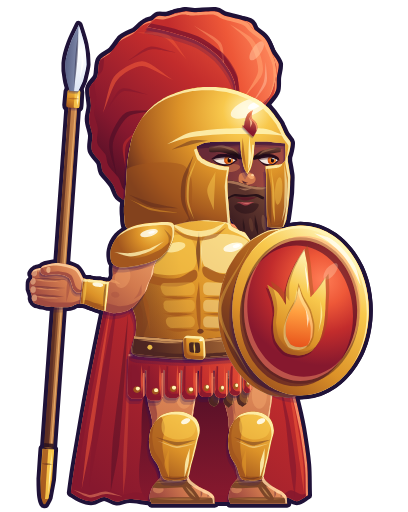

The script that saved this image:
# Bérold (knights-1, feu, commun, protecteur) redessiné en VECTORIEL lisse, dans le style moderne de l'interface
# (refonte de tous les héros, décision du propriétaire du 26/11/2026, sur le modèle validé de Kael : ../kael/kael.py).
#
#   python3 refonte-graphique/ui-moderne/heros/berold/berold.py      # → berold.svg + images 512 et 160 px de haut
#
# Même personnage que le pixel art (refonte-graphique/pixel/hd/berold.txt) : un hoplite grec, discipliné et dur, en
# garde solide derrière son bouclier, trois quarts vers la droite, pieds à plat bien sous le corps.
# Casque corinthien d'or (bol rond, arête de sourcil qui file vers la tempe, garde-nuque évasé, couvre-joues, nasal,
# petite flamme d'émail rouge sur le front) surmonté d'un grand cimier de crin rouge en éventail (deux grosses mèches,
# claire devant, sombre derrière, la queue retombe contre le garde-nuque). Dans l'ouverture en T : sourcils noirs
# froncés en V, yeux braise féroces (le lointain plus étroit, en partie caché derrière le nasal), bout du nez sous le
# nasal, moustache, bouche fermée et dure, barbe courte et brune qui sort sous les couvre-joues.
# Cuirasse musclée d'or (pectoraux, sillon du sternum, abdominaux, obliques, nombril, col roulé), ceinture de cuir à
# boucle d'or, jupe de languettes de cuir rouge (rivets d'or, pointes de cuir brun dessous), cuisses nues, jambières
# d'or (genou en dôme, mollet, reflet du tibia), sandales. Bras droit (proche) nu et musclé, brassard d'or, le poing
# serre la longue lance (fer en feuille d'acier, bague d'or, hampe de bois, talon de bronze posé au sol) ; bras gauche
# caché derrière le grand bouclier rond (bord d'or, face rouge bombée, soleil d'or couronné de trois flammes). Grande
# cape rouge derrière lui.
#
# Coordonnées = pixels du dessin pixel art (même toile : le point « sol » (64, 116) est le même), pour se poser au même
# endroit dans le jeu. Une seule lumière, en haut à droite ; un seul contour (atelier.py) ; le bras proche est d'un
# seul tenant (épaule ronde → coude → poignet), le brassard cache le raccord du poing ; ce qui entoure (ceinture,
# brassard) est découpé DANS la forme qu'il entoure.
import math
import os
import subprocess
import sys

HERE = os.path.dirname(os.path.abspath(__file__))
sys.path.insert(0, HERE)
sys.path.insert(0, os.path.join(HERE, '..'))
from atelier import Figure, Mat, sm, limb, ribbon, xf, ellipse, rpoly, mchain, mT, mR, mS, mskx, mapp  # noqa: E402
from lib import Shape  # noqa: E402
from visage import placer  # noqa: E402
from outils import (rot, add, lerp, matmix, body_limb, ik, Seg, poly_of, geom_shape, fuse, clip)  # noqa: E402

ROOT = os.path.abspath(os.path.join(HERE, '..', '..', '..', '..'))
ID_JEU = 'knights-1'

# ---------- matières (tons du pixel art, passés à la gamme de l'interface : lumières chaudes, ombres violettes) ----------
SKIN = Mat('#ffd2a0', '#f2a66c', '#d27a4e', '#a04a40', '#682a36')
GOLD = Mat('#fff4b6', '#f8c84c', '#dc9228', '#a2561e', '#5e2a1e', glint='#fffdf0')
RED = Mat('#ff9c6c', '#ee5838', '#c22c2c', '#86182e', '#4a0e26')
LEATHER = Mat('#e0a464', '#ac6e3a', '#7c4628', '#4e2622', '#2c1420')
WOOD = Mat('#f0b874', '#c4824a', '#8e5230', '#5c2e24', '#2e1620')
STEEL = Mat('#ffffff', '#dce4f4', '#9aa6c4', '#5a6286', '#2c2c4a', glint='#ffffff')
BEARD = Mat('#b47e5c', '#84523a', '#5a322c', '#37191e', '#1e0c14')
EYE_W, IRIS, IRIS_D, PUPIL = '#f2e8de', '#ff8a24', '#c2460e', '#1c0a12'
LAVA = ['#fffbe4', '#ffe68a', '#ffb43a', '#f2701a', '#cc3a12', '#8a1a10']
GOLD_HOT = Mat('#ffffff', '#fffbe0', '#ffe68a', '#ffb43a', '#e0661a', glint='#ffffff')
STEEL_HOT = Mat('#ffffff', '#fffbe4', '#ffd46a', '#f2701a', '#a8260e', glint='#ffffff')

# Le visage (méthode commune ../visage.py) : la boîte de la face (sans le casque), dans le repère du pixel art AVANT
# l'agrandissement ×1,1 de la tête ; placer(BOITE) donne les places des yeux, du nez et de la bouche, sur lesquelles
# les traits sont construits (le casque corinthien n'en montre que l'ouverture en T).
BOITE = (57.0, 20.85, 80.9, 48.85)
GRD = 116.0
FEET = (64.0, 116.0)
FRAME = (14.0, -5.0, 98.0, 123.0)

# ---------- le squelette ----------
# Une pose = ces réglages ; REST est la pose du dessin (pixels du dessin, degrés, y vers le bas).
#   breath : souffle 0..1 ; crouch : il se tasse sur ses genoux (pieds au sol) ; lean : il se penche en avant (+) ;
#   head / tilt : la tête ; ct : le haut du cimier se balance ; cq : la queue du cimier ; cpl / cpr : les pans de la
#   cape (gauche, droite) ; pg : la jupe de languettes se balance ; blink : yeux fermés ; cri : la bouche s'ouvre ;
#   G : le point de prise (le milieu du poing) ; ang : où pointe la lance (degrés, −90 = droit vers le haut) ;
#   gd : la prise, en pixels depuis le talon ; grip : le poing (0 : lance droite, poignet à droite ; 1 : lance à
#   l'horizontale, poignet derrière) ; behind : la lance passe derrière la tête et le cimier ; stretch : la lance
#   s'allonge par la vitesse ; hot : la pointe rougeoie (0..2) ;
#   sh : le bouclier se déplace ; srot : il penche ; shot : l'emblème chauffe (0..3).
NS0 = (46.6, 55.4)                       # l'épaule proche
NL1, NL2 = 11.0, 9.2                     # bras, avant-bras
FS0 = (75.2, 56.4)                       # l'épaule lointaine (cachée)
HIP = (60.0, 84.0)                       # le pivot du buste
NECK = (64.0, 49.0)                      # le pivot (et le centre d'agrandissement) de la tête
C0 = (86.2, 69.6)                        # le milieu de la face du bouclier
SRX, SRY, DEPTH = 16.4, 20.4, 3.4        # ses demi-axes, l'épaisseur vue sur la gauche
G0 = (28.4, 64.0)                        # le point de prise, au repos
ANG0 = -85.9                             # la lance penchée vers l'avant (1 pixel tous les 14 rangs)
SPEAR_L = 115.4                          # sa longueur
GD0 = 52.2                               # la prise, depuis le talon (le talon touche le sol)

REST = dict(breath=0.0, crouch=0.0, lean=0.0, head=(0.0, 0.0), tilt=0.0, ct=0.0, cq=0.0, cpl=0.0, cpr=0.0, pg=0.0,
            blink=0.0, cri=0.0, G=G0, ang=ANG0, gd=GD0, grip=0.0, behind=False, stretch=0.0, hot=0.0,
            sh=(0.0, 0.0), srot=0.0, shot=0.0, ph=0.0)


def unit(deg):
    a = math.radians(deg)
    return (math.cos(a), math.sin(a))


def build(ow=0.95, pose=None, fx=None, frame=FRAME):
    P = dict(REST, **(pose or {}))
    fig = Figure(*frame, ow=ow)

    # ---- le squelette : une matrice par groupe de morceaux ----
    dyb = P['crouch'] * 0.85
    U = mchain(mT(P['lean'] * 0.35, dyb), mR(P['lean'] * 1.1, *HIP))
    br = P['breath']
    UC = mchain(U, mT(0, -0.55 * br))
    TOR = mchain(U, mS(1, 1 + 0.014 * br, 60, 80))
    HEAD = mchain(UC, mT(*P['head']), mR(P['tilt'], 64, 46), mS(1.1, 1.1, *NECK))
    LEG = mS(1, 1 - dyb / 26.5, 0, 110.6)
    SKIRT = mchain(U, mskx(-0.07 * P['pg'], 79))

    # ======================================================================== la cape (derrière tout)
    cape(fig, P, U)

    # ======================================================================== la lance, quand elle passe derrière
    if P['behind']:
        spear(fig, P, ['cape'])

    # ======================================================================== le cimier (derrière le casque)
    crest(fig, P)

    # ======================================================================== le bras lointain (il tient le bouclier)
    C = shield_center(P, U)
    far_arm(fig, P, UC, C)

    # ======================================================================== les jambes
    legs(fig, P, LEG)

    # ======================================================================== la jupe de languettes
    skirt(fig, P)

    # ======================================================================== le cou, la cuirasse, la ceinture
    neck = sm([(57.6, 38.0), (66.6, 38.0), (67.6, 44.0), (68.4, 51.0), (56.4, 51.0), (56.6, 44.0)])
    fig.part('neck', neck, SKIN, cel=1.2, rim=0.4, cast=0,
             details=[(neck, ('lin', 62, 46, 62, 51, [(0, SKIN.deep, 0.75), (1, SKIN.shadow, 0.2)]), 1)])
    torso_ = cuirass(fig, P)
    belt(fig, P, torso_)

    # ======================================================================== la tête (casque, visage, barbe)
    head(fig, P)

    # ======================================================================== le bouclier
    shield(fig, P, C)

    # ======================================================================== la lance devant, puis le bras proche
    if not P['behind']:
        spear(fig, P, None)
    S = mapp(UC, NS0)
    near_arm(fig, P, S)

    # ---- chaque groupe de morceaux prend sa pose ----
    heads = ['face', 'beard', 'helmet', 'enamel', 'crestB', 'crestF']
    fig.pose(heads, HEAD)
    fig.pose(['torso', 'neck'], TOR)
    fig.pose(['belt', 'buckle'], U)
    fig.pose(['skirt', 'tabs'], SKIRT)
    fig.pose(['nleg', 'fleg', 'ngreave', 'fgreave'], LEG)
    fig.ctx = dict(_LAST)
    fig.ctx.update(U=U, UC=UC, HEAD=HEAD, P=P, shield=C, head=mapp(HEAD, (74, 34)), chest=mapp(TOR, (60, 64)))
    if fx:
        for f_ in fx:
            f_(fig, fig.ctx)
    return fig


_LAST = {}


# ======================================================================== la cape
def cape(fig, P, U):
    """La grande cape rouge qui tombe des épaules derrière lui : on la voit à gauche (derrière le bras et la jambe
    proches), entre les jambes (son revers, dans l'ombre) et à droite (derrière la jambe lointaine). Ses plis s'ouvrent
    vers le bas, l'ourlet ondule. cpl / cpr : les pans gauche et droit se balancent."""
    cpl, cpr = P['cpl'], P['cpr']
    pts = [(52.0, 48.6), (46.6, 51.4), (42.8, 57.0), (40.0, 65.0), (37.8, 75.0), (35.6, 86.0), (33.6, 97.0),
           (32.0, 106.4), (31.0, 113.4), (33.4, 114.8), (36.2, 115.4), (39.0, 114.4), (42.0, 115.5), (45.2, 114.9),
           (52.0, 115.6), (64.0, 115.6), (74.0, 115.6), (80.2, 115.5), (82.6, 114.4), (85.4, 115.4), (88.0, 114.0),
           (87.8, 106.6), (86.6, 98.0), (84.8, 90.0), (82.4, 82.0), (79.8, 72.0), (77.6, 61.0), (75.4, 53.4),
           (70.4, 49.0), (61.0, 47.4)]

    def mv(p):
        q = mapp(U, p)
        t = max(0.0, min(1.0, (p[1] - 56) / 44))           # le haut suit les épaules, le bas pend
        x = q[0] + (p[0] - q[0]) * t
        y = q[1] + (p[1] - q[1]) * t
        k = max(0.0, (p[1] - 72) / 43) ** 1.3                # le bas se balance plus
        if p[0] < 58:
            x += cpl * 1.0 * k
        elif p[0] > 70:
            x += cpr * 1.0 * k
        return (x, min(y, 115.6))
    q = [mv(p) for p in pts]
    sh = sm(q, sharp=(8, 20), t=0.85)
    M = lambda p: mv(p)
    det = []
    # le revers, entre les jambes et sous la jupe : dans l'ombre (il est derrière lui)
    det += [(sm([M((50.0, 86.0)), M((60.0, 84.0)), M((72.0, 86.0)), M((76.0, 100.0)), M((74.0, 116.0)), M((50.0, 116.0)),
                 M((48.0, 100.0))]), ('lin', 62, 86, 62, 116, [(0, RED.deep, 0.95), (1, RED.shadow, 0.85)]), 1)]
    # les plis de gauche : un creux sombre et une arête claire, qui s'écartent vers le bas
    det += [(ribbon([M((42.6, 64.0)), M((40.0, 80.0)), M((37.4, 96.0)), M((35.4, 112.0))], [0.1, 1.3, 1.8, 0.4]), RED.shadow, 0.75),
            (ribbon([M((44.8, 70.0)), M((43.4, 86.0)), M((41.8, 102.0)), M((40.6, 113.0))], [0.1, 1.0, 1.6, 0.3]), RED.deep, 0.45),
            (ribbon([M((41.0, 66.0)), M((38.4, 82.0)), M((35.6, 100.0)), M((33.6, 112.6))], [0.1, 0.7, 1.0, 0.2]), RED.light, 0.55),
            (ribbon([M((45.0, 76.0)), M((44.6, 92.0)), M((44.0, 106.0)), M((43.6, 114.0))], [0.1, 0.6, 0.9, 0.2]), RED.light, 0.35)]
    # les plis de droite (derrière la jambe lointaine)
    det += [(ribbon([M((80.6, 84.0)), M((83.0, 96.0)), M((84.4, 107.0)), M((84.8, 114.4))], [0.1, 0.9, 1.4, 0.3]), RED.shadow, 0.7),
            (ribbon([M((82.0, 82.0)), M((84.6, 94.0)), M((86.4, 106.0)), M((87.0, 113.4))], [0.1, 0.6, 0.9, 0.2]), RED.light, 0.6)]
    # l'ourlet : un liseré clair, un peu d'ombre au-dessus
    det += [(ribbon([M((31.4, 112.6)), M((35.6, 114.2)), M((39.4, 113.4)), M((43.4, 114.3))], [0.1, 0.7, 0.6, 0.1]), RED.hi, 0.45)]
    fig.part('cape', sh, RED, grad=(88, 50, 36, 112, [(0, RED.light), (0.4, RED.base), (1, RED.shadow)]),
             cel=1.6, rim=0.7, cast=0, details=det)


# ======================================================================== la lance
def spear(fig, P, cast_on):
    """La longue lance : talon de bronze, hampe de bois (claire du côté de la lumière), une ligature sombre, la bague
    d'or et le fer en feuille d'acier. Dessinée dans son repère (x le long de la hampe vers la pointe), posée au
    point de prise G à l'angle ang."""
    G, ang, gd = P['G'], P['ang'], P['gd']
    st = 1 + 0.03 * P['stretch']
    b0 = -gd                                  # le talon
    t1 = SPEAR_L - gd                         # la pointe
    hot = P['hot']
    steel = matmix(STEEL, STEEL_HOT, 0.5 * hot)
    X = lambda sh: xf(sh, G[0], G[1], ang, st if False else 1, 1)
    Xf = lambda sh: xf(sh, G[0], G[1], ang, 1, 1).map(lambda p: p)

    def along(sh, k=1.0):
        # la partie avant (vers la pointe) s'allonge un peu par la vitesse
        return xf(sh.map(lambda p: (p[0] * (st if p[0] > 0 else 1), p[1])), G[0], G[1], ang)
    hw = 1.12
    shaft = along(rpoly([(b0 + 12.6, -hw), (t1 - 19.8, -hw * 0.95), (t1 - 19.8, hw * 0.95), (b0 + 12.6, hw)], 0.3))
    a_ = ang % 360
    # le côté éclairé de la hampe : celui qui regarde vers le haut à droite
    n = unit(ang + 90)
    lit = 1 if (n[0] * 0.6 - n[1] * 0.8) > 0 else -1
    fig.part('shaft', shaft, WOOD, cel=0, rim=0, cast=0.7, cast_on=cast_on,
             details=[(along(rpoly([(b0 + 12.6, 0.1 * lit), (t1 - 19.8, 0.1 * lit), (t1 - 19.8, hw * lit), (b0 + 12.6, hw * lit)], 0.2)), WOOD.light, 0.9),
                      (along(rpoly([(b0 + 12.6, 0.55 * lit), (t1 - 19.8, 0.5 * lit), (t1 - 19.8, 0.85 * lit), (b0 + 12.6, 0.85 * lit)], 0.1)), WOOD.hi, 0.7),
                      (along(rpoly([(b0 + 12.6, -0.4 * lit), (t1 - 19.8, -0.4 * lit), (t1 - 19.8, -hw * lit), (b0 + 12.6, -hw * lit)], 0.2)), WOOD.shadow, 0.9),
                      # la ligature sombre au-dessus du talon
                      (along(rpoly([(b0 + 12.4, -hw - 0.2), (b0 + 14.6, -hw - 0.2), (b0 + 14.6, hw + 0.2), (b0 + 12.4, hw + 0.2)], 0.3)), LEATHER.deep, 0.9),
                      (along(ribbon([(b0 + 13.5, -hw), (b0 + 13.5, 0), (b0 + 13.5, hw)], [0.1, 0.4, 0.1])), LEATHER.light, 0.6)])
    # le talon de bronze (sauroter) : une pointe carrée qui s'affine vers le sol
    butt = along(sm([(b0 + 13.2, -1.42), (b0 + 6.0, -1.36), (b0 + 1.6, -0.9), (b0, -0.25), (b0, 0.25), (b0 + 1.6, 0.9),
                     (b0 + 6.0, 1.36), (b0 + 13.2, 1.42)], sharp=(0, 7), t=0.6))
    fig.part('butt', butt, GOLD, cel=0, rim=0, cast=0.5, cast_on=cast_on,
             details=[(along(sm([(b0 + 13.2, 0.0), (b0 + 1.2, 0.0), (b0 + 1.2, 1.1 * lit), (b0 + 13.2, 1.42 * lit)], sharp=(0, 1, 2, 3), t=0.3)), GOLD.light, 0.9),
                      (along(ribbon([(b0 + 2.0, 0.75 * lit), (b0 + 8.0, 0.85 * lit), (b0 + 12.8, 0.9 * lit)], [0.1, 0.45, 0.1])), GOLD.hi, 0.9),
                      (along(sm([(b0 + 13.2, 0.0), (b0 + 1.2, 0.0), (b0 + 1.2, -1.1 * lit), (b0 + 13.2, -1.42 * lit)], sharp=(0, 1, 2, 3), t=0.3)), GOLD.shadow, 0.85),
                      (along(ribbon([(b0 + 9.6, -1.4), (b0 + 9.6, 0), (b0 + 9.6, 1.4)], [0.1, 0.35, 0.1])), GOLD.deep, 0.6)])
    # la bague d'or, puis le fer en feuille (la nervure du milieu, une moitié éclairée)
    ring = along(rpoly([(t1 - 20.0, -1.62), (t1 - 15.6, -1.5), (t1 - 15.6, 1.5), (t1 - 20.0, 1.62)], 0.6))
    fig.part('ring', ring, GOLD, cel=0, rim=0, cast=0.5, cast_on=cast_on,
             details=[(along(rpoly([(t1 - 20.0, 0.2 * lit), (t1 - 15.6, 0.2 * lit), (t1 - 15.6, 1.5 * lit), (t1 - 20.0, 1.6 * lit)], 0.3)), GOLD.light, 0.9),
                      (along(ribbon([(t1 - 19.4, 1.0 * lit), (t1 - 17.8, 1.05 * lit), (t1 - 16.2, 1.0 * lit)], [0.1, 0.5, 0.1])), GOLD.hi, 0.9),
                      (along(ribbon([(t1 - 17.8, -1.6), (t1 - 17.8, 0), (t1 - 17.8, 1.6)], [0.1, 0.4, 0.1])), GOLD.shadow, 0.6)])
    head_ = along(sm([(t1 - 16.0, -1.05), (t1 - 13.2, -2.0), (t1 - 9.4, -2.55), (t1 - 4.6, -1.7), (t1, 0), (t1 - 4.6, 1.7),
                      (t1 - 9.4, 2.55), (t1 - 13.2, 2.0), (t1 - 16.0, 1.05)], sharp=(0, 4, 8), t=0.85))
    half_lit = along(sm([(t1 - 16.0, 0.0), (t1, 0.0), (t1 - 4.6, 1.7 * lit), (t1 - 9.4, 2.55 * lit), (t1 - 13.2, 2.0 * lit),
                         (t1 - 16.0, 1.05 * lit)], sharp=(0, 1, 5), t=0.85))
    fig.part('point', head_, steel, cel=0, rim=0, cast=0.5, cast_on=cast_on,
             details=[(head_, ('lin', *mapp_pt(G, ang, (t1 - 9, 2.5 * lit), st), *mapp_pt(G, ang, (t1 - 9, -2.5 * lit), st),
                               [(0, steel.base), (1, steel.shadow)]), 1),
                      (half_lit, ('lin', *mapp_pt(G, ang, (t1 - 16, 0), st), *mapp_pt(G, ang, (t1, 0), st),
                                  [(0, steel.light), (0.6, steel.hi), (1, steel.light)]), 1),
                      (along(ribbon([(t1 - 15.4, 0.0), (t1 - 8.0, 0.0), (t1 - 1.2, 0.0)], [0.1, 0.55, 0.1])), steel.deep, 0.55),
                      (along(ribbon([(t1 - 13.0, 1.25 * lit), (t1 - 9.0, 1.55 * lit), (t1 - 5.0, 0.95 * lit)], [0.1, 0.5, 0.1])), steel.glint, 0.9)])
    if hot > 0:
        tip = mapp_pt(G, ang, (t1 - 2.0, 0), st)
        fig.glow(tip[0], tip[1], 6 + 3 * hot, 6 + 3 * hot, '#ff8a2a', 0.25 + 0.15 * hot)
    _LAST['tip'] = mapp_pt(G, ang, (t1, 0), st)
    _LAST['butt'] = mapp_pt(G, ang, (b0, 0), 1)
    _LAST['G'] = G


def mapp_pt(G, ang, p, st=1.0):
    q = rot((p[0] * (st if p[0] > 0 else 1), p[1]), ang)
    return (G[0] + q[0], G[1] + q[1])


# ======================================================================== le cimier
def crest(fig, P):
    """Le grand cimier de crin rouge, en éventail sur le casque : la grosse mèche de derrière (sombre), qui descend en
    queue contre le garde-nuque, et la grosse mèche de devant (claire, côté lumière) par-dessus ; quelques mèches plus
    claires, de longueurs inégales (jamais des rayons réguliers). ct : le haut se balance ; cq : la queue répond."""
    ct, cq = P['ct'], P['cq']
    R0 = (63.0, 24.0)                                   # la racine (dans le casque)

    def mv(p):
        d = math.dist(p, R0)
        k = min(1.0, d / 22)
        q = rot((p[0] - R0[0], p[1] - R0[1]), -1.6 * ct * k)
        x, y = R0[0] + q[0], R0[1] + q[1]
        if p[1] > 24 and p[0] < 52:                     # la queue
            t = min(1.0, (p[1] - 24) / 18)
            x += 0.8 * cq * t
            y += 0.25 * cq * t
        return (x, y)
    back = [(73.4, 25.4), (77.2, 22.0), (79.0, 16.8), (77.8, 11.2), (74.4, 6.8), (68.6, 3.9), (61.4, 3.0), (54.4, 4.0),
            (48.0, 6.8), (43.0, 11.0), (39.8, 16.6), (38.4, 23.0), (38.7, 29.4), (40.4, 35.2), (43.2, 40.2), (46.6, 43.6),
            (48.6, 40.2), (48.4, 33.0), (51.4, 26.6), (57.6, 22.6), (66.0, 21.6)]
    # le bord du crin : de petites touffes irrégulières (pas une scie régulière)
    back = tufts(back, range(1, 15), seed=3, amp=1.05)
    shB = sm([mv(p) for p in back], sharp=(15,), t=0.9)
    M = lambda pts: [mv(p) for p in pts]
    # des mèches qui balaient vers l'arrière (longueurs et écarts inégaux) : reflets et creux
    detB = [(ribbon(M([(56.4, 17.4), (49.6, 13.8), (43.8, 17.0), (41.0, 24.6)]), [0.1, 1.1, 1.0, 0.1]), RED.light, 0.6),
            (ribbon(M([(52.6, 24.0), (46.2, 25.0), (42.8, 31.0), (44.0, 38.4)]), [0.1, 1.0, 0.9, 0.1]), RED.deep, 0.6),
            (ribbon(M([(59.4, 13.0), (54.8, 7.8), (48.4, 7.0)]), [0.1, 0.8, 0.1]), RED.light, 0.55),
            (ribbon(M([(51.0, 20.6), (45.2, 19.6), (41.8, 24.0)]), [0.1, 0.7, 0.1]), RED.shadow, 0.7),
            (ribbon(M([(49.8, 27.6), (45.8, 31.4), (46.0, 37.0)]), [0.1, 0.6, 0.1]), RED.base, 0.6),
            (ribbon(M([(57.0, 11.4), (51.4, 10.4), (46.4, 13.2)]), [0.1, 0.6, 0.1]), RED.shadow, 0.55)]
    fig.part('crestB', shB, RED, grad=(72, 6, 42, 40, [(0, RED.light), (0.35, RED.base), (0.75, RED.shadow), (1, RED.deep)]),
             cel=1.6, rim=0.6, cast=0, details=detB)
    front = [(72.6, 25.2), (76.8, 21.8), (78.8, 16.6), (77.6, 10.8), (73.8, 6.2), (67.8, 3.4), (61.0, 2.6), (55.0, 3.4),
             (50.6, 5.8), (56.0, 7.0), (61.8, 9.0), (66.4, 12.4), (69.6, 17.4), (70.6, 23.4)]
    front = tufts(front, range(1, 8), seed=7, amp=0.85)
    shF = sm([mv(p) for p in front], sharp=(len(front) - 6,), t=0.9)
    detF = [(ribbon(M([(71.6, 21.6), (75.4, 15.6), (73.6, 9.2), (68.8, 5.2)]), [0.1, 1.1, 1.0, 0.1]), RED.hi, 0.65),
            (ribbon(M([(67.6, 15.0), (66.4, 9.4), (60.8, 5.4)]), [0.1, 0.8, 0.1]), RED.hi, 0.5),
            (ribbon(M([(73.6, 22.6), (76.4, 18.0), (76.6, 13.4)]), [0.1, 0.6, 0.1]), '#ffc0a0', 0.5),
            (ribbon(M([(69.8, 22.4), (70.0, 16.6), (66.6, 11.6), (60.6, 8.2)]), [0.1, 0.8, 1.0, 0.1]), RED.shadow, 0.6),
            (ellipse(*mv((74.6, 11.0)), 2.4, 1.0, -55), '#ffc8a0', 0.5)]
    fig.part('crestF', shF, RED, grad=(78, 8, 58, 14, [(0, '#ff8c60'), (0.45, RED.light), (1, RED.base)]),
             cel=0.9, rim=0.8, cast=1.2, cast_on=['crestB'], details=detF)


def tufts(pts, idx, seed=0, amp=0.7):
    """Ajoute entre les points du bord (indices idx) de petites touffes de crin, irrégulières."""
    import random
    rnd = random.Random(seed)
    out = []
    idx = set(idx)
    for i, p in enumerate(pts):
        out.append(p)
        if i in idx and i + 1 < len(pts):
            q = pts[i + 1]
            # le milieu, poussé vers l'extérieur (le centre de l'éventail est vers le bas)
            m = lerp(p, q, 0.45 + rnd.uniform(-0.12, 0.12))
            c = (61.0, 26.0)
            d = (m[0] - c[0], m[1] - c[1])
            L = math.hypot(*d) or 1
            a = amp * rnd.uniform(0.5, 1.3)
            out.append((m[0] + d[0] / L * a, m[1] + d[1] / L * a))
    return out


# ======================================================================== le bouclier
def shield_center(P, U):
    c = mapp(U, C0)
    return (c[0] + P['sh'][0], c[1] + P['sh'][1])


def shield(fig, P, C):
    """Le grand bouclier rond (aspis) vu de trois quarts : l'épaisseur du bord se voit à gauche (dans l'ombre), le
    bord d'or épais, la face rouge bombée (éclat en haut à droite, une ombre sous le bord du haut), et l'emblème
    inventé : un soleil d'or couronné de trois flammes (la centrale la plus haute, cœur rouge). shot : il chauffe."""
    a = P['srot']
    cx, cy = C
    hot = P['shot'] / 3.0
    gold = matmix(GOLD, GOLD_HOT, 0.55 * hot)
    E = lambda k, dx=0.0, dy=0.0: ellipse(cx + dx, cy + dy, SRX * k, SRY * k, a)
    face = E(1.0)
    dx, dy = rot((-DEPTH, 0.5), a)
    side = fuse([face, E(1.0, dx, dy)], smooth=0.2)[0]
    _LAST['shield_face'] = face
    fig.part('sside', side, GOLD, grad=(cx + 8, cy - 20, cx - 16, cy + 14, [(0, GOLD.base), (0.5, GOLD.shadow), (1, GOLD.deep)]),
             cel=0.9, rim=0.4, cast=0,
             details=[(ribbon([(cx + dx * 0.5 - SRX * 0.62, cy - SRY * 0.78), (cx + dx - SRX * 0.98, cy), (cx + dx * 0.5 - SRX * 0.62, cy + SRY * 0.8)],
                              [0.1, 0.9, 0.1]), GOLD.light, 0.35)])
    det = []
    # le bord d'or : clair en haut à droite, plus sombre en bas à gauche
    det += [(face, ('lin', cx + SRX * 0.7, cy - SRY * 0.8, cx - SRX * 0.7, cy + SRY * 0.8, [(0, gold.hi), (0.3, gold.light), (0.7, gold.base), (1, gold.shadow)]), 1)]
    # le creux entre le bord et la face (un trait d'ombre fin), puis la face rouge bombée
    inner = E(0.83)
    det += [(E(0.865), gold.deep, 0.55)]
    det += [(inner, ('rad', cx + SRX * 0.32, cy - SRY * 0.36, SRX * 1.25, SRX * 1.25,
                     [(0, '#ff7e56'), (0.3, RED.light), (0.62, RED.base), (1, RED.shadow)]), 1)]
    # l'ombre portée du bord sur la face, en haut à droite ; la lumière sur la paroi du bas à gauche
    det += [(Shape(inner.subs + ellipse(cx - 1.0, cy + 1.3, SRX * 0.83, SRY * 0.83, a).rev().subs), RED.deep, 0.6),
            (Shape(inner.subs + ellipse(cx + 0.8, cy - 1.0, SRX * 0.83, SRY * 0.83, a).rev().subs), RED.hi, 0.45)]
    # l'éclat sur le bord d'or (en haut à droite), un reflet doux sur la face bombée
    det += [(ribbon(arc(cx, cy, SRX * 0.93, SRY * 0.93, -78, -18, a), [0.1, 1.0, 1.1, 0.9, 0.1]), gold.glint, 0.85),
            (ellipse(cx + SRX * 0.44, cy - SRY * 0.46, 2.4, 1.1, -52), '#ffd2b0', 0.35)]
    # l'emblème (aplati comme la face : trois quarts)
    det += emblem(cx, cy, a, P['shot'], gold)
    fig.part('shield', face, gold, cel=1.0, rim=0.7, cast=1.4, details=det)
    _LAST['shield'] = C


def arc(cx, cy, rx, ry, a0, a1, rot_=0.0, n=5):
    out = []
    for i in range(n):
        t = math.radians(a0 + (a1 - a0) * i / (n - 1))
        p = (rx * math.cos(t), ry * math.sin(t))
        q = rot(p, rot_)
        out.append((cx + q[0], cy + q[1]))
    return out


def emblem(cx, cy, a, shot, gold):
    """La flamme d'or peinte sur la face bombée (vue de trois quarts : aplatie) : une seule flamme ronde en bas, trois
    langues qui montent en se recourbant (celle du milieu la plus haute, celles des côtés plus courtes, penchées vers
    l'extérieur), et dans son creux une flamme plus petite, orange vif, de la même forme (le cœur du feu)."""
    kx = 0.84
    ox, oy = cx - 0.6, cy + 0.6

    def T(sh):
        return sh.map(lambda p: (lambda q: (ox + q[0], oy + q[1]))(rot((p[0] * kx, p[1]), a)))
    # le contour de la flamme (y vers le bas) : bas rond, flancs pleins, trois pointes nettes, deux creux doux
    whole = sm([(0.4, 10.2), (-3.8, 9.4), (-6.4, 6.8), (-7.2, 3.2), (-6.8, -0.4), (-7.4, -3.4), (-8.8, -6.8),
                (-5.8, -5.0), (-3.4, -2.0), (-3.4, -5.6), (-2.2, -9.2), (-0.4, -12.4), (1.8, -15.4), (2.6, -11.8),
                (3.0, -8.2), (3.6, -3.8), (5.4, -5.6), (7.8, -8.6), (8.0, -4.8), (7.8, -1.0), (7.4, 3.0), (6.2, 6.6),
                (3.8, 9.2)], sharp=(6, 8, 12, 15, 17), t=0.8)
    # le cœur : une petite flamme d'une seule pointe (qui penche comme la grande), posée au fond de la grande
    heart = sm([(0.6, 8.2), (-2.0, 7.6), (-3.4, 5.4), (-3.4, 2.6), (-2.2, -0.4), (-0.6, -3.0), (0.2, -6.4),
                (1.4, -3.4), (3.2, -0.6), (4.2, 2.6), (4.0, 5.6), (2.8, 7.6)], sharp=(6,), t=0.8)
    h = shot / 3.0
    hc = [(0, '#ffe08a' if h < 0.5 else LAVA[0]), (0.45, '#ffa040' if h < 0.5 else LAVA[1]),
          (1, '#e8541c' if h < 0.5 else LAVA[3])]
    out = [(T(whole.move(-0.5, 0.6)), RED.deep, 0.45),
           (T(whole), ('lin', ox + 6, oy - 12, ox - 6, oy + 9, [(0, gold.hi), (0.35, gold.light), (0.75, gold.base), (1, gold.shadow)]), 1),
           (T(sm_in(whole, 0.9, -0.9)), gold.shadow, 0.45),
           (T(heart.scale(1.12, 1.08, 0.4, 3.0)), gold.shadow, 0.55),
           (T(heart), ('lin', ox + 1.2, oy - 7, ox - 0.6, oy + 8, hc), 1),
           (T(sm_in(heart, -0.6, 0.7)), '#fff2b0' if h < 0.5 else '#ffffff', 0.45),
           # les éclats (en haut à droite) : le long de la grande pointe, sur le flanc droit, sur le cœur
           (T(ribbon([(1.9, -11.6), (2.6, -8.0), (2.9, -4.6)], [0.1, 0.55, 0.1])), gold.glint, 0.85),
           (T(ribbon([(6.4, -3.0), (6.7, 0.6), (5.8, 4.6)], [0.1, 0.5, 0.1])), gold.hi, 0.7),
           (T(ribbon([(2.2, -1.0), (2.8, 1.4), (2.6, 3.6)], [0.1, 0.5, 0.1])), '#fffbe8', 0.7)]
    if h > 0:
        out.insert(0, (T(ellipse(0, -2, 13, 13)), ('rad', ox, oy - 2, 13 * kx, 13, [(0, LAVA[1], 0.7 * h), (0.6, LAVA[2], 0.35 * h), (1, LAVA[3], 0)]), 1))
    return out


def sm_in(sh, dx, dy):
    """La bande d'ombre d'une forme peinte (son bord bas-gauche)."""
    return Shape(sh.subs + sh.move(dx, dy).subs, evenodd=True)


# ======================================================================== le bras lointain
def far_arm(fig, P, UC, C):
    """Le bras gauche, nu, qui tient le bouclier par sa poignée (caché derrière lui au repos ; on le voit quand il le
    lève haut). Dans l'ombre : il est du côté loin de la lumière."""
    S = mapp(UC, FS0)
    Hd = (C[0] - 6.0, C[1] + 2.2)
    E, W = ik(S, Hd, 10.4, 10.0, -1)
    arm = body_limb([S, E, W], [(0, 4.6, 4.6), (0.3, 4.3, 4.2), (0.52, 3.6, 3.6), (0.75, 3.5, 3.4), (1, 3.2, 3.1)],
                    n=20, soft=True)
    a2 = Seg(E, W)
    band = sm([a2.at(0.3, -4.2), a2.at(1.15, -4.2), a2.at(1.15, 4.2), a2.at(0.3, 4.2)], sharp=(0, 1, 2, 3), t=0.3)
    br_ = clip(band, arm)
    det = [(arm, ('lin', S[0] + 6, S[1] - 6, S[0] - 6, S[1] + 10, [(0, SKIN.base), (1, SKIN.shadow)]), 0.6)]
    if br_ is not None:
        det += [(br_, GOLD.shadow, 1), (sm_in(br_, -0.6, 0.6), GOLD.base, 0.8)]
    fig.part('farm', arm, SKIN, cel=1.4, rim=0.5, cast=0, details=det)


# ======================================================================== les jambes
def legs(fig, P, LEG):
    """Les jambes droites, pieds bien sous le corps : cuisses nues, jambières d'or sculptées (genou en dôme, mollet,
    reflet le long du tibia), sandales (lanière de cheville, lanière sur le pied, orteils, semelle)."""
    for name, dx, kx in (('f', 18.4, 0.9), ('n', 0.0, 1.0)):
        X = lambda p: (55.6 + dx + (p[0] - 55.6) * kx, p[1])
        # la jambe nue (hanche → genou → cheville), d'un seul tenant
        leg = body_limb([X((55.0, 81.0)), X((55.5, 96.0)), X((55.7, 110.4))],
                        [(0, 6.4, 6.2), (0.3, 6.0, 5.7), (0.52, 5.0, 4.8), (0.72, 4.6, 4.0), (1, 3.0, 2.8)], n=20)
        lit = [(ellipse(*X((58.2, 90.0)), 2.0 * kx, 3.2, 0), SKIN.light, 0.5),
               (ribbon([X((50.4, 88.0)), X((51.0, 92.0)), X((51.8, 95.0))], [0.1, 0.8, 0.1]), SKIN.shadow, 0.5)]
        fig.part(name + 'leg', leg, SKIN, cel=1.5, rim=0.6, cast=1.0 if name == 'n' else 0, details=lit,
                 cast_on=['fleg', 'fgreave', 'ffoot', 'cape'] if name == 'n' else None)
        # la sandale, posée à plat : la cheville part droit sous la jambière (même axe que la jambe), le talon
        # dépasse un peu derrière, le pied file vers l'avant (trois quarts vers la droite), les orteils au bout
        foot = sm([X((50.4, 116.0)), X((49.9, 114.4)), X((50.6, 112.0)), X((52.6, 109.6)), X((53.6, 108.6)),
                   X((58.8, 108.6)), X((59.6, 110.2)), X((61.6, 111.8)), X((64.0, 113.0)), X((65.4, 114.2)),
                   X((65.6, 116.0))], sharp=(0, 10), t=0.85)
        fdet = [(sm([X((49.8, 114.7)), X((65.8, 114.7)), X((65.8, 116.4)), X((49.8, 116.4))]), LEATHER.base, 1),
                (ribbon([X((50.6, 114.8)), X((58.0, 114.9)), X((65.0, 114.8))], [0.1, 0.5, 0.1]), LEATHER.light, 0.8),
                (ellipse(*X((52.0, 112.6)), 1.3, 0.9, 0), SKIN.light, 0.45),
                (ribbon([X((59.6, 110.6)), X((62.0, 112.0)), X((64.6, 113.4))], [0.1, 0.6, 0.1]), SKIN.light, 0.5),
                # les orteils : deux plis doux au bout du pied, les ongles clairs
                (ribbon([X((62.2, 112.6)), X((62.4, 113.6)), X((62.2, 114.6))], [0.1, 0.45, 0.1]), SKIN.deep, 0.5),
                (ribbon([X((63.9, 113.4)), X((64.0, 114.0)), X((63.9, 114.6))], [0.1, 0.4, 0.1]), SKIN.deep, 0.45),
                (ellipse(*X((63.2, 113.2)), 0.5, 0.35, 25), SKIN.hi, 0.7),
                (ellipse(*X((64.8, 114.0)), 0.45, 0.32, 25), SKIN.hi, 0.7),
                # la lanière de cheville (juste sous la jambière) et la lanière sur le cou-de-pied (cuir)
                (sm([X((50.4, 110.6)), X((60.2, 110.4)), X((60.6, 111.8)), X((50.2, 112.2))]), LEATHER.base, 1),
                (ribbon([X((51.2, 110.9)), X((55.6, 110.7)), X((59.8, 110.8))], [0.1, 0.45, 0.1]), LEATHER.hi, 0.7),
                (sm([X((57.6, 111.6)), X((59.4, 111.4)), X((62.0, 114.8)), X((60.0, 114.8))]), LEATHER.base, 1),
                (ribbon([X((58.6, 111.8)), X((59.8, 113.2)), X((61.0, 114.6))], [0.1, 0.4, 0.1]), LEATHER.hi, 0.6)]
        fig.part(name + 'foot', foot, SKIN, cel=1.0, rim=0.6, cast=0.8, details=fdet,
                 cast_on=['cape', 'fleg', 'ffoot'] if name == 'n' else ['cape'])
        # la jambière d'or : genou en dôme, mollet bombé derrière, le tibia droit devant
        gr = sm([X((50.6, 97.4)), X((52.4, 95.0)), X((55.6, 93.9)), X((58.8, 94.2)), X((61.2, 95.8)), X((62.0, 98.4)),
                 X((61.4, 101.0)), X((60.6, 104.4)), X((59.8, 107.4)), X((59.2, 109.6)), X((57.6, 110.4)), X((54.4, 110.4)),
                 X((53.0, 109.6)), X((52.0, 107.0)), X((50.4, 104.4)), X((49.8, 101.4)), X((50.0, 99.0))])
        gdet = [  # le côté du mollet (bas-gauche) dans l'ombre
                (sm([X((50.6, 97.4)), X((52.4, 95.0)), X((53.6, 97.6)), X((53.0, 101.6)), X((53.6, 106.0)), X((55.0, 110.4)),
                     X((53.0, 109.6)), X((52.0, 107.0)), X((50.4, 104.4)), X((49.8, 101.4)), X((50.0, 99.0))]), GOLD.shadow, 0.7),
                # le genou en dôme (sa lumière, son bord du bas), puis le mollet sculpté et le reflet le long du tibia
                (sm([X((53.4, 95.4)), X((56.0, 94.6)), X((59.4, 95.0)), X((61.0, 97.0)), X((60.2, 99.6)), X((56.8, 100.6)),
                     X((53.6, 99.6)), X((52.8, 97.4))]), GOLD.light, 0.55),
                (ellipse(*X((58.6, 96.2)), 1.2 * kx, 0.6, -20), GOLD.glint, 0.9),
                (ribbon([X((51.4, 100.0)), X((56.4, 101.6)), X((61.4, 100.6))], [0.1, 0.8, 0.1]), GOLD.deep, 0.45),
                (ribbon([X((51.8, 100.9)), X((56.4, 102.4)), X((61.0, 101.5))], [0.1, 0.4, 0.1]), GOLD.hi, 0.45),
                (ribbon([X((54.6, 102.8)), X((54.0, 106.4)), X((54.6, 109.8))], [0.1, 1.0, 0.1]), GOLD.base, 0.7),
                (ribbon([X((59.6, 102.6)), X((58.9, 106.2)), X((58.3, 109.8))], [0.1, 0.9, 0.1]), GOLD.hi, 0.85),
                (ribbon([X((52.8, 109.4)), X((56.0, 110.0)), X((59.2, 109.4))], [0.1, 0.5, 0.1]), GOLD.deep, 0.5)]
        fig.part(name + 'greave', gr, GOLD, cel=1.0, rim=0.7, cast=1.0, details=gdet,
                 cast_on=[name + 'leg', name + 'foot'] + (['fgreave', 'fleg', 'ffoot', 'cape'] if name == 'n' else ['cape']))


# ======================================================================== la jupe de languettes
def skirt(fig, P):
    """La jupe de languettes de cuir rouge (fentes en bas, un rivet d'or au bout de chacune) et, dessous, les pointes
    des lanières de cuir brun ; les languettes du fond (à droite) plus étroites (trois quarts)."""
    xs = [44.6, 49.0, 53.4, 57.6, 61.6, 65.4, 68.9, 72.2, 74.6]
    bots = [90.8, 91.2, 90.6, 91.0, 90.4, 90.6, 90.0, 89.4]
    # les pointes de cuir brun, sous les fentes
    tabs = []
    for i in range(1, len(xs) - 1):
        x = xs[i]
        tabs.append(sm([(x - 1.7, 86.0), (x + 1.7, 86.0), (x + 1.2, 91.6), (x, 93.0 - 0.2 * (i % 2)), (x - 1.2, 91.6)], sharp=(3,), t=0.7))
    tsh = fuse(tabs, smooth=0.1)[0]
    fig.part('tabs', tsh, LEATHER, cel=0.8, rim=0.4, cast=0)
    strips = [sm([(46.4, 79.0), (73.4, 79.0), (73.8, 84.0), (45.8, 84.0)], sharp=(0, 1, 2, 3), t=0.3)]
    for i in range(len(xs) - 1):
        a, b = xs[i] + 0.24, xs[i + 1] - 0.24
        y = bots[i]
        strips.append(rpoly([(a, 80.0), (b, 80.0), (b + 0.12, y), (a - 0.12, y)], [0.3, 0.3, 1.5, 1.5]))
    skirt_ = fuse(strips, smooth=0.05, sharp_deg=60)[0]
    det = [(skirt_, ('lin', 60, 79, 60, 92, [(0, RED.shadow, 0.6), (0.3, RED.base, 0), (1, RED.base, 0)]), 1)]
    for i in range(len(xs) - 1):
        a, b, y = xs[i], xs[i + 1], bots[i]
        w = b - a
        det += [(ribbon([(a + 0.5, 83.0), (a + 0.6, 87.0), (a + 0.7, y - 0.6)], [0.1, 0.7 * w / 4.4, 0.1]), RED.shadow, 0.7),
                (ribbon([(b - 1.0, 82.6), (b - 0.9, 86.6), (b - 0.9, y - 1.0)], [0.1, 0.6 * w / 4.4, 0.1]), RED.light, 0.75),
                (ellipse((a + b) / 2 + 0.1, y - 2.2, 0.85 * w / 4.4, 0.8), GOLD.shadow, 1),
                (ellipse((a + b) / 2 + 0.3, y - 2.45, 0.5 * w / 4.4, 0.45), GOLD.hi, 1)]
    det += [(ribbon([(45.6, 80.6), (60.0, 81.0), (74.0, 80.4)], [0.1, 0.8, 0.1]), RED.hi, 0.35)]
    fig.part('skirt', skirt_, RED, cel=1.0, rim=0.6, cast=1.0, details=det, cast_on=['nleg', 'fleg', 'tabs', 'cape'])


# ======================================================================== la cuirasse
def cuirass(fig, P):
    """La cuirasse musclée d'or : col roulé, pectoraux, sillon du sternum, trois rangs d'abdominaux, obliques,
    nombril ; une matière de métal (éclats nets, ombres franches)."""
    torso = sm([(55.4, 47.4), (52.4, 49.4), (48.6, 51.0), (45.8, 53.4), (44.4, 57.4), (44.2, 62.6), (45.2, 67.4),
                (46.6, 71.4), (46.6, 75.2), (45.8, 80.0), (52.0, 81.0), (59.0, 81.4), (66.0, 81.0), (72.8, 80.0),
                (72.4, 75.4), (72.2, 71.4), (73.4, 67.0), (75.2, 62.4), (76.4, 57.6), (76.0, 53.8), (73.4, 51.2),
                (69.8, 49.4), (67.8, 47.6)])
    det = []
    det += [(torso, ('lin', 46, 64, 58, 62, [(0, GOLD.deep, 0.5), (1, GOLD.deep, 0)]), 1)]
    # les pectoraux : la plaque éclairée, l'ombre franche dessous
    det += [(sm([(47.6, 54.6), (52.6, 51.8), (58.8, 51.8), (61.0, 54.8), (60.6, 59.4), (56.4, 61.0), (50.8, 60.6), (47.6, 58.0)]), GOLD.light, 0.65),
            (sm([(48.0, 59.6), (51.4, 61.4), (56.6, 61.8), (60.8, 59.8), (61.0, 62.2), (56.4, 63.8), (50.8, 63.2), (47.6, 61.4)]), GOLD.shadow, 0.85),
            (sm([(62.8, 52.4), (67.8, 51.2), (73.2, 52.6), (74.6, 56.6), (72.6, 59.8), (67.4, 60.6), (63.0, 58.8)]), GOLD.hi, 0.6),
            (sm([(63.0, 59.0), (67.4, 60.8), (72.8, 60.0), (72.2, 62.2), (67.4, 63.0), (63.2, 61.4)]), GOLD.shadow, 0.8),
            (ellipse(56.0, 54.4, 2.6, 1.1, -14), GOLD.hi, 0.7),
            (ellipse(70.0, 54.4, 2.4, 1.0, -14), GOLD.glint, 0.85),
            (ellipse(70.8, 54.1, 0.9, 0.45, -14), '#ffffff', 0.9)]
    # le sillon du sternum, puis la ligne du milieu des abdominaux (décalée à droite : trois quarts)
    det += [(ribbon([(61.8, 50.6), (61.6, 55.4), (61.8, 60.4)], [0.2, 1.1, 0.4]), GOLD.deep, 0.65),
            (ribbon([(62.4, 51.0), (62.3, 55.4), (62.5, 59.8)], [0.1, 0.4, 0.1]), GOLD.hi, 0.5),
            (ribbon([(61.8, 62.6), (61.6, 67.4), (61.8, 72.0), (62.0, 74.6)], [0.2, 0.9, 0.8, 0.2]), GOLD.shadow, 0.8)]
    # trois rangs d'abdominaux (des creux doux, le haut de chaque bloc éclairé), plus étroits du côté lointain
    for (y0, y1, kn, kf) in ((62.6, 66.2, 0, 0), (66.8, 70.2, 0.6, 0.5), (70.8, 74.0, 1.2, 1.0)):
        det += [(rpoly([(52.4 + kn, y0 + 0.4), (60.8, y0 + 0.2), (60.8, y1 - 0.3), (53.0 + kn, y1 - 0.2)], 1.2), GOLD.light, 0.35),
                (rpoly([(62.8, y0 + 0.2), (70.2 - kf, y0 + 0.4), (69.8 - kf, y1 - 0.2), (62.8, y1 - 0.3)], 1.1), GOLD.hi, 0.4),
                (ribbon([(52.6 + kn, y1 + 0.1), (56.6, y1 + 0.35), (60.8, y1 + 0.15)], [0.1, 0.8, 0.3]), GOLD.shadow, 0.75),
                (ribbon([(62.8, y1 + 0.15), (66.4, y1 + 0.3), (70.0 - kf, y1 - 0.1)], [0.3, 0.7, 0.1]), GOLD.shadow, 0.65)]
    # les obliques (la taille marquée) ; le nombril ; les clavicules du col roulé
    det += [(ribbon([(47.6, 63.0), (49.2, 68.6), (50.0, 74.4)], [0.1, 1.0, 0.1]), GOLD.shadow, 0.7),
            (ribbon([(73.4, 62.4), (71.6, 67.8), (70.8, 74.0)], [0.1, 0.9, 0.1]), GOLD.shadow, 0.65),
            (ellipse(62.1, 74.6, 0.75, 0.6), GOLD.deep, 0.8),
            (ribbon([(54.2, 48.2), (58.6, 50.6), (62.0, 51.2), (65.4, 50.4), (68.6, 48.2)], [0.1, 1.2, 1.4, 1.2, 0.1]), GOLD.hi, 0.75),
            (ribbon([(54.4, 49.4), (58.6, 51.8), (62.0, 52.4), (65.6, 51.6), (68.4, 49.6)], [0.1, 0.8, 0.9, 0.8, 0.1]), GOLD.shadow, 0.6)]
    fig.part('torso', torso, GOLD, cel=1.9, rim=0.8, cast=1.2, details=det, occl=(GOLD.deep, 0.22, 3.0),
             cast_on=['neck', 'cape', 'skirt', 'farm'])
    return torso


def belt(fig, P, torso):
    """La ceinture de cuir (plus basse devant), découpée dans la taille ; la boucle d'or."""
    band = sm([(43.0, 75.4), (52.0, 76.2), (59.0, 76.6), (66.0, 76.2), (75.0, 75.2), (75.0, 79.6), (66.0, 80.6),
               (59.0, 81.0), (52.0, 80.6), (43.0, 79.6)], sharp=(0, 4, 5, 9))
    waist = sm([(46.6, 72.0), (72.4, 72.0), (73.0, 81.6), (45.6, 81.6)], sharp=(0, 1, 2, 3), t=0.3)
    b = clip(band, waist)
    fig.part('belt', b, LEATHER, cel=0.9, rim=0.6, cast=1.0,
             details=[(ribbon([(47.0, 76.6), (53.0, 77.2), (58.0, 77.4)], [0.1, 0.5, 0.1]), LEATHER.hi, 0.7),
                      (ribbon([(64.0, 77.2), (69.0, 76.8), (72.0, 76.4)], [0.1, 0.45, 0.1]), LEATHER.hi, 0.6),
                      (ellipse(50.0, 78.4, 0.6, 0.6), GOLD.light, 0.9), (ellipse(69.2, 78.2, 0.55, 0.55), GOLD.light, 0.9)])
    buckle = rpoly([(58.0, 75.6), (63.2, 75.8), (63.4, 81.4), (58.2, 81.2)], 1.2)
    fig.part('buckle', buckle, GOLD, cel=0.8, rim=0.6, cast=0.8,
             details=[(rpoly([(59.4, 77.2), (62.0, 77.3), (62.1, 79.8), (59.5, 79.7)], 0.6), LEATHER.deep, 0.85),
                      (ribbon([(60.6, 77.0), (60.7, 78.6), (60.8, 80.2)], [0.1, 0.5, 0.1]), GOLD.light, 0.9),
                      (ellipse(62.4, 76.6, 0.6, 0.35, -20), GOLD.glint, 0.9)])


# ======================================================================== la tête
def head(fig, P):
    """Le visage dans l'ouverture en T du casque corinthien, la barbe, puis le casque par-dessus (dessiné dans le
    repère du pixel art ; la tête entière est agrandie ×1,1 autour du cou)."""
    blink, cri = P['blink'], P['cri']
    # ---- le visage (dans l'ombre du casque) ----
    face = sm([(60.4, 30.0), (70.0, 29.4), (78.0, 29.6), (80.8, 30.4), (81.0, 36.0), (80.6, 40.6), (80.0, 44.0),
               (70.6, 44.4), (64.0, 40.0), (60.2, 35.4)])
    hd = []
    hd += [(face, ('lin', 78, 36, 64, 34, [(0, SKIN.shadow), (1, SKIN.deep)]), 1),
           # la pommette sous l'oeil proche, un peu de lumière ; l'ombre du casque en haut (sous l'arête du sourcil)
           (ellipse(68.6, 36.6, 2.4, 0.9, -6), SKIN.base, 0.55),
           (ellipse(78.6, 36.4, 1.2, 0.7, -6), SKIN.base, 0.5),
           (sm([(60.0, 29.6), (83.0, 30.0), (83.0, 31.8), (72.0, 31.6), (61.0, 32.2)]), '#3a1426', 0.45)]
    # les sourcils noirs, froncés en V (le bout intérieur plus bas, contre le nasal)
    browN = sm([(64.2, 32.0), (67.0, 31.7), (69.6, 32.5), (71.4, 33.9), (71.0, 34.7), (69.0, 33.8), (66.6, 33.1), (64.4, 33.1)], sharp=(0, 3))
    browF = sm([(73.8, 34.1), (75.8, 32.8), (78.6, 32.1), (79.8, 32.3), (79.8, 33.1), (77.2, 33.6), (74.2, 34.8)], sharp=(0, 4))
    hd += [(browN, ('lin', 67, 31.6, 67, 33.6, [(0, BEARD.light), (0.4, BEARD.base), (1, BEARD.deep)]), 1),
           (browF, ('lin', 79, 32, 79, 34, [(0, BEARD.light), (0.4, BEARD.base), (1, BEARD.deep)]), 1),
           (ribbon([(64.6, 32.2), (67.0, 31.9), (69.4, 32.6), (71.0, 33.8)], [0.1, 0.45, 0.4, 0.1]), BEARD.hi, 0.55),
           (ribbon([(74.6, 34.0), (76.4, 32.9), (79.2, 32.3)], [0.1, 0.4, 0.1]), BEARD.hi, 0.5)]
    # les yeux braise, féroces : même forme, même ligne ; le lointain plus étroit, son coin intérieur derrière le nasal
    V = placer(BOITE)
    eyeN = eye_shape(*V['oeil_proche'])
    eyeF = eye_shape(*V['oeil_fond'])
    (nx_, ny_, nw_), (fx_, fy_, fw_) = V['oeil_proche'], V['oeil_fond']
    for e, (ix, iy, ir), (cx, cy) in ((eyeN, (nx_ + 0.2 * nw_, ny_ + 0.05, 0.2 * nw_), (nx_, ny_)),
                                      (eyeF, (fx_ + 0.2 * fw_, fy_ + 0.05, 0.2 * nw_ * 0.95), (fx_, fy_))):
        if blink > 0.5:
            hd += [(e.scale(1.08, 1.4, cx, cy), SKIN.deep, 0.9), (e, SKIN.shadow, 1),
                   (ribbon([(e.bbox()[0], cy + 0.2), (cx, cy + 0.6), (e.bbox()[2], cy + 0.1)], [0.1, 0.5, 0.1]), '#2a0e1a', 0.95)]
        else:
            iris = ellipse(ix, iy, ir, ir * 1.04)
            hd += [(e.scale(1.1, 1.4, cx, cy - 0.1), '#2a0e1a', 0.95), (e, EYE_W, 1)]
            hd += [(clip(iris, e), ('rad', ix + 0.2, iy - 0.3, ir * 1.3, ir * 1.3, [(0, '#ffd070'), (0.5, IRIS), (1, IRIS_D)]), 1),
                   (clip(ellipse(ix + 0.18 * ir, iy, 0.42 * ir, 0.56 * ir), e), PUPIL, 1),
                   (clip(sm([(e.bbox()[0] - 1, 33.0), (e.bbox()[2] + 1, 33.0), (e.bbox()[2] + 1, 34.5), (cx, 34.7),
                             (e.bbox()[0] - 1, 34.9)]), e), '#4a1a26', 0.4),
                   (ellipse(ix + 0.45 * ir, iy - 0.42 * ir, 0.28 * ir, 0.24 * ir), '#ffffff', 1)]
    # les paupières du haut, lourdes (le regard dur)
    for (ex, ey, ew) in (V['oeil_proche'], V['oeil_fond']):
        hd += [(ribbon([(ex - 0.6 * ew, ey - 0.15), (ex - 0.25 * ew, ey - 0.85), (ex + 0.2 * ew, ey - 0.88), (ex + 0.5 * ew, ey - 0.4),
                        (ex + 0.62 * ew, ey + 0.15)], [0.3, 0.75, 0.75, 0.6, 0.2]), '#22091a', 0.95),
               (ribbon([(ex - 0.3 * ew, ey + 0.95), (ex + 0.05 * ew, ey + 1.1), (ex + 0.4 * ew, ey + 0.8)], [0.1, 0.32, 0.1]), '#2a0e1a', 0.5)]
    # le bout du nez, sous le nasal (la lumière), sa narine ; l'ombre dessous
    nx, ny = V['nez']
    hd += [(sm([(nx - 1.6, ny - 1.4), (nx + 0.2, ny - 1.9), (nx + 1.6, ny - 1.0), (nx + 1.8, ny + 0.1), (nx + 0.9, ny + 0.8),
                (nx - 0.9, ny + 0.9), (nx - 1.8, ny + 0.2)]), SKIN.base, 1),
           (ellipse(nx + 0.8, ny - 0.9, 0.8, 0.5, 25), SKIN.light, 0.95),
           (ellipse(nx + 1.2, ny - 1.2, 0.35, 0.25, 25), SKIN.hi, 0.9),
           (ribbon([(nx - 1.2, ny + 0.0), (nx - 0.6, ny + 0.5), (nx + 0.2, ny + 0.5)], [0.1, 0.45, 0.1]), '#3a1426', 0.8),
           (ribbon([(nx - 1.6, ny + 1.4), (nx + 0.2, ny + 1.6), (nx + 1.6, ny + 1.2)], [0.1, 0.5, 0.1]), SKIN.deep, 0.6)]
    fig.part('face', face, SKIN, cel=0, rim=0, cast=0, details=hd)

    # ---- la barbe courte et brune, en mèches ; la moustache ; la bouche fermée (ou qui crie) ----
    beard_pts = [(68.0, 39.6), (72.8, 40.4), (75.6, 40.8), (79.6, 40.4), (80.6, 43.6), (80.6, 47.4), (80.0, 50.0),
                 (78.8, 52.0), (77.8, 50.8), (76.4, 53.0), (75.0, 51.4), (73.4, 52.6), (72.0, 50.6), (70.4, 49.8),
                 (68.2, 46.0)]
    beard = sm(beard_pts, sharp=(7, 8, 9, 10, 11, 12), t=0.85)
    bd = [(beard, ('lin', 80, 41, 70, 51, [(0, BEARD.light), (0.5, BEARD.base), (1, BEARD.shadow)]), 1),
          # les mèches : trois creux courts qui finissent entre les pointes, un reflet doux sur chaque mèche
          (ribbon([(77.0, 46.2), (77.3, 48.8), (77.6, 50.9)], [0.1, 0.6, 0.1]), BEARD.deep, 0.7),
          (ribbon([(74.2, 46.8), (74.5, 49.2), (74.9, 51.3)], [0.1, 0.6, 0.1]), BEARD.deep, 0.65),
          (ribbon([(71.6, 47.6), (71.8, 49.4), (71.9, 50.7)], [0.1, 0.5, 0.1]), BEARD.deep, 0.55),
          (ellipse(79.0, 47.0, 0.55, 2.2, -8), BEARD.hi, 0.4),
          (ellipse(76.2, 48.6, 0.5, 1.8, -8), BEARD.hi, 0.3),
          (ellipse(73.4, 49.0, 0.45, 1.5, -8), BEARD.light, 0.35),
          # l'ombre sous la lèvre
          (sm([(70.0, 44.6), (74.8, 44.4), (74.2, 46.0), (72.2, 46.6), (70.4, 46.0)]), BEARD.deep, 0.45)]
    # la moustache (tombante aux coins)
    mx, my, mw = V['bouche']
    must = sm([(mx - 4.4, 41.2), (mx - 1.8, 40.5), (mx, 41.0), (mx + 1.8, 40.5), (mx + 4.4, 41.2), (mx + 4.2, 43.0),
               (mx + 2.4, 42.3), (mx, 42.5), (mx - 2.4, 42.3), (mx - 4.2, 43.2)], sharp=(0, 5, 9))
    bd += [(must.move(-0.3, 0.5), BEARD.deep, 0.85),
           (must, ('lin', 79, 40.2, 73, 43, [(0, BEARD.hi), (0.45, BEARD.light), (1, BEARD.base)]), 1),
           (ribbon([(mx - 1.8, 40.9), (mx, 41.3), (mx + 1.8, 40.8)], [0.1, 0.4, 0.1]), '#d8a07a', 0.5)]
    if cri > 0.05:
        # la bouche ouverte qui crie : la gorge rouge sombre, les dents du haut, la lèvre du bas
        h2 = mw / 2
        m = sm([(mx - h2, 42.8), (mx + h2, 42.6), (mx + h2 + 0.2, 44.0 + 2.4 * cri), (mx, 45.0 + 2.8 * cri), (mx - h2 + 0.2, 44.0 + 2.2 * cri)])
        bd += [(m.scale(1.12, 1.2, mx, 43.6), '#3a0a18', 0.95),
               (m, ('rad', mx, 44.4, 3.4, 3.4, [(0, '#a83044'), (1, '#4a1022')]), 1),
               (sm([(mx - h2 + 0.3, 42.9), (mx + h2 - 0.2, 42.7), (mx + h2 - 0.4, 43.6), (mx - h2 + 0.5, 43.8)]), '#f6ece0', 1),
               (ribbon([(mx - h2 + 0.6, 44.4 + 2.2 * cri), (mx, 45.3 + 2.8 * cri), (mx + h2 - 0.2, 44.4 + 2.4 * cri)], [0.1, 0.7, 0.1]), '#c0485a', 0.8)]
    else:
        h2 = mw / 2
        bd += [(ribbon([(mx - h2, 43.05), (mx, 43.35), (mx + h2, 43.05)], [0.2, 0.75, 0.25]), '#5a1826', 0.95),
               (ribbon([(mx - h2 + 0.6, 43.95), (mx, 44.45), (mx + h2 - 0.6, 43.95)], [0.1, 0.75, 0.1]), '#a8404a', 0.9),
               (ribbon([(mx - 1.2, 44.05), (mx + 0.3, 44.35), (mx + 1.4, 44.05)], [0.1, 0.3, 0.1]), '#e07a72', 0.7)]
    fig.part('beard', beard, BEARD, cel=0.8, rim=0.5, cast=0, details=bd)

    # ---- le casque corinthien d'or (avec son ouverture en T et le nasal) ----
    outer = sm([(60.6, 19.2), (66.6, 19.0), (72.2, 20.4), (76.6, 23.0), (79.4, 26.4), (80.9, 29.4), (82.0, 31.0),
                (81.8, 32.8), (81.4, 34.6), (81.9, 38.0), (81.8, 42.0), (81.4, 45.8), (80.8, 48.6), (79.2, 49.6),
                (70.6, 49.0), (67.4, 48.4), (63.4, 48.0), (58.6, 48.6), (53.4, 49.8), (48.4, 50.8), (46.0, 49.4),
                (45.6, 46.0), (46.0, 41.0), (46.4, 35.0), (47.6, 29.4), (50.4, 24.6), (54.6, 21.2)], sharp=(6, 20))
    slit = sm([(61.4, 31.9), (64.0, 31.0), (70.0, 30.8), (76.0, 30.8), (80.8, 31.2), (80.9, 33.6), (80.2, 35.6), (76.0, 36.2),
               (70.2, 36.4), (66.2, 36.0), (62.6, 34.4)], sharp=(0, 4))
    # la fente verticale devant la bouche, centrée sur la médiane (le nez) : le couvre-joue lointain descend aussi bas
    # que le proche (il cache la joue lointaine), un peu plus étroit seulement (trois quarts)
    gap = sm([(68.8, 35.0), (76.4, 34.8), (76.7, 40.0), (76.8, 46.0), (77.2, 53.0), (69.4, 53.0), (68.6, 46.0), (68.2, 40.0)],
             sharp=(0, 1, 4, 5))
    nasal = sm([(70.8, 28.6), (74.3, 28.6), (73.9, 34.0), (73.3, 36.6), (72.6, 37.9), (71.9, 36.6), (71.3, 34.0)], sharp=(0, 1, 4))
    ho = poly_of(slit).union(poly_of(gap)).difference(poly_of(nasal))
    hel = geom_shape(poly_of(outer).difference(ho), sharp_deg=55)
    hdt = []
    # le bol, ombré comme une sphère (éclat en haut à droite)
    hdt += [(outer, ('rad', 72.6, 24.0, 30, 30, [(0, GOLD.hi), (0.18, GOLD.light), (0.5, GOLD.base), (0.82, GOLD.shadow), (1, GOLD.deep)]), 1)]
    # le couvre-joue proche (une plaque, un peu plus sombre sur l'arrière), le garde-nuque évasé dans l'ombre
    hdt += [(sm([(46.0, 37.0), (58.6, 36.0), (60.4, 44.0), (58.0, 49.0), (47.0, 51.0), (45.4, 46.0)]), GOLD.shadow, 0.55),
            (ribbon([(60.8, 33.8), (58.8, 39.0), (58.6, 44.0), (60.2, 48.4)], [0.1, 0.9, 0.9, 0.1]), GOLD.deep, 0.55),
            (ribbon([(61.6, 34.4), (59.8, 39.0), (59.6, 44.0), (61.0, 48.0)], [0.1, 0.5, 0.5, 0.1]), GOLD.light, 0.55),
            (ribbon([(46.6, 42.4), (51.6, 44.6), (57.4, 45.4)], [0.1, 0.8, 0.1]), GOLD.deep, 0.5),
            (ribbon([(46.8, 43.4), (51.6, 45.6), (57.4, 46.4)], [0.1, 0.4, 0.1]), GOLD.base, 0.6)]
    # le bord de la joue, éclairé, le long de l'ouverture ; le couvre-joue lointain (étroit)
    hdt += [(ribbon([(68.9, 36.6), (68.4, 41.0), (68.7, 45.0), (69.4, 48.4)], [0.1, 0.7, 0.7, 0.1]), GOLD.hi, 0.7),
            (ribbon([(80.6, 35.4), (81.0, 40.0), (80.8, 45.0), (80.0, 48.6)], [0.1, 0.6, 0.5, 0.1]), GOLD.hi, 0.6),
            # le couvre-joue lointain : sa tranche le long de la fente (dans l'ombre, comme la tranche proche), le
            # bombé de la plaque éclairé, son bord du bas
            (ribbon([(76.9, 36.0), (77.3, 41.0), (77.4, 45.6), (77.8, 49.2)], [0.1, 0.8, 0.8, 0.2]), GOLD.deep, 0.5),
            (ribbon([(77.7, 36.4), (78.2, 41.0), (78.3, 45.4), (78.6, 48.6)], [0.1, 0.5, 0.5, 0.1]), GOLD.light, 0.6),
            (ellipse(79.4, 41.6, 0.8, 3.0, 4), GOLD.light, 0.45),
            (ribbon([(77.6, 48.6), (79.0, 48.9), (80.6, 48.2)], [0.1, 0.5, 0.1]), GOLD.shadow, 0.5),
            (ribbon([(65.6, 37.4), (64.6, 41.4), (65.2, 45.8)], [0.1, 1.6, 0.1]), GOLD.light, 0.5)]
    # l'arête du sourcil en relief, qui file vers la tempe : son dessus éclairé, son dessous dans l'ombre
    hdt += [(ribbon([(55.0, 31.4), (60.0, 29.4), (68.0, 28.6), (76.0, 28.6), (80.8, 29.6)], [0.1, 1.0, 1.3, 1.2, 0.3]), GOLD.hi, 0.85),
            (ribbon([(56.0, 32.6), (60.4, 31.0), (64.0, 30.6)], [0.1, 0.8, 0.1]), GOLD.deep, 0.5)]
    # le nasal : son arête claire, son flanc dans l'ombre
    hdt += [(ribbon([(73.0, 29.4), (73.1, 34.0), (72.7, 37.2)], [0.3, 0.6, 0.1]), GOLD.hi, 0.9),
            (ribbon([(71.5, 30.0), (71.7, 34.0), (72.3, 36.9)], [0.2, 0.6, 0.1]), GOLD.shadow, 0.7)]
    # l'éclat du bol, en haut à droite
    hdt += [(ellipse(73.0, 23.4, 4.4, 1.8, -24), GOLD.glint, 0.75),
            (ellipse(74.2, 22.9, 1.6, 0.7, -24), '#ffffff', 0.9)]
    fig.part('helmet', hel, GOLD, cel=1.3, rim=0.8, cast=1.1, cast_on=['face', 'beard', 'crestB', 'crestF'], details=hdt)
    # la petite flamme d'émail rouge sur le front (au-dessus du nasal)
    from atelier import lock
    fl = lock((72.6, 28.6), (74.4, 27.2), (71.6, 26.0), (73.8, 24.0), 2.9, n=10, bulge=0.35)
    fig.part('enamel', fl, RED, grad=(73.6, 23.6, 72.4, 28.4, [(0, '#ff9a5c'), (1, RED.shadow)]), cel=0, rim=0.35, cast=0.4,
             outline=False, details=[(ribbon([(73.2, 27.8), (73.4, 26.6), (72.9, 25.4)], [0.1, 0.45, 0.1]), '#ffd0a0', 0.8)])


# ======================================================================== le bras proche et le poing
def eye_shape(cx, cy, w):
    """Un œil en amande, féroce (paupière du haut basse et tendue, coin extérieur un peu relevé), centré en (cx, cy)."""
    h = w / 2
    return sm([(cx - h, cy - 0.05), (cx - 0.45 * h, cy - 0.72), (cx + 0.3 * h, cy - 0.78), (cx + 0.85 * h, cy - 0.32),
               (cx + h * 1.06, cy + 0.05), (cx + 0.45 * h, cy + 0.82), (cx - 0.35 * h, cy + 0.78)], sharp=(0, 4))


def mesures():
    """Les positions RÉELLES des traits du dessin (pour visage.verifier) : ceux qui sont construits aux places de
    placer() (yeux, nez, bouche)."""
    V = placer(BOITE)
    return {'oeil_proche': V['oeil_proche'], 'oeil_fond': V['oeil_fond'], 'nez': V['nez'], 'bouche': V['bouche']}


def fist_geom(P):
    """Le poing serré sur la hampe, dans le repère de la lance (a : le long de la hampe vers la pointe ; b : en
    travers, + à droite quand la lance est droite, + en bas quand elle est à l'horizontale).
    grip < 0,5 : la lance droite, le poignet arrive à droite, le dos de la main vers la gauche, les quatre doigts
    empilés devant la hampe (leurs bouts arrondis à gauche), le pouce couché par-dessus l'index ;
    grip ≥ 0,5 : la lance à l'horizontale (prise par-dessus), le poignet arrive derrière, les jointures en haut, les
    quatre doigts côte à côte s'enroulent sous la hampe, le pouce couché le long de la hampe."""
    if P['grip'] < 0.5:
        out = [(4.0, -6.0), (2.8, -7.1), (1.8, -6.6), (0.8, -7.3), (-0.2, -6.8), (-1.2, -7.1), (-2.2, -6.6),
               (-3.2, -6.6), (-4.4, -5.6), (-4.9, -2.0), (-4.6, 2.2), (-3.4, 4.2), (2.6, 4.2), (4.2, 1.2), (4.5, -3.0)]
        fingers = [(2.8, -7.1), (0.8, -7.3), (-1.2, -7.1), (-3.2, -6.6)]          # le bout arrondi de chaque doigt
        creases = [[(1.8, -6.6), (1.7, -3.0), (1.9, 1.4)], [(-0.2, -6.8), (-0.3, -3.0), (-0.1, 1.4)],
                   [(-2.2, -6.6), (-2.3, -3.0), (-2.1, 1.2)]]
        tuck = [(3.4, 1.8), (0.0, 2.0), (-3.6, 1.8)]                             # où les bouts des doigts rentrent
        W = (-0.6, 6.2)
        thumb = [(0.6, 4.6), (3.6, 2.8), (4.4, -0.8), (3.8, -3.8)]
        wbase = [3.2, 3.0, 2.7, 2.4]
    else:
        out = [(4.4, 2.6), (3.0, 4.1), (2.0, 3.6), (1.0, 4.2), (0.0, 3.7), (-1.0, 4.1), (-2.0, 3.6), (-3.0, 3.8),
               (-4.0, 2.8), (-4.6, 0.4), (-4.4, -2.4), (-3.0, -4.4), (0.0, -4.8), (2.6, -4.6), (4.4, -2.2)]
        fingers = [(3.0, 4.1), (1.0, 4.2), (-1.0, 4.1), (-3.0, 3.8)]
        creases = [[(2.0, 3.6), (2.0, 1.0), (2.1, -1.6)], [(0.0, 3.7), (0.0, 1.0), (0.1, -1.6)],
                   [(-2.0, 3.6), (-2.0, 1.0), (-1.9, -1.4)]]
        tuck = [(3.8, -1.6), (0.0, -2.0), (-3.6, -1.6)]
        W = (-6.2, -2.2)
        thumb = [(-2.6, -0.6), (0.4, 0.4), (3.0, 0.8), (4.8, 0.4)]
        wbase = [3.0, 2.8, 2.6, 2.3]
    return out, fingers, creases, tuck, W, thumb, wbase


def near_arm(fig, P, S):
    """Le bras droit nu, d'un seul tenant (épaule ronde, biceps, coude marqué, avant-bras), le poing serré sur la
    hampe ; le brassard d'or cache le raccord du poignet."""
    G, ang = P['G'], P['ang']
    out, fingers, creases, tuck, Wl, thumb, wbase = fist_geom(P)
    horiz = P['grip'] >= 0.5
    T = lambda p: mapp_pt(G, ang, p)
    W = T(Wl)
    # le poignet : s'il est trop loin de l'épaule, le poing (et la lance) reviennent un peu
    E, W2 = ik(S, W, NL1, NL2, -1)
    if math.dist(W, W2) > 0.01:
        d = (W2[0] - W[0], W2[1] - W[1])
        G = (G[0] + d[0], G[1] + d[1])
        P['G'] = G
        W = W2
        T = lambda p: mapp_pt(G, ang, p)
    a1, a2 = Seg(S, E), Seg(E, W)
    k1 = NL1 / (NL1 + NL2)
    arm = body_limb([S, E, W], [(0, 4.9, 4.9), (0.2, 4.9, 5.0), (0.36, 4.4, 4.4), (k1 - 0.02, 3.7, 3.6),
                                (k1 + 0.1, 4.0, 3.7), (0.82, 3.5, 3.3), (1, 3.0, 3.0)], n=30, soft=True)
    # l'épaule ronde (le deltoïde) fondue avec le bras : une seule forme, aucune couture
    delt = ellipse(*a1.at(0.04, 0.1), 5.6, 5.4, a1.deg)
    arm, _ = fuse([arm, delt], smooth=1.4, sharp_deg=85)
    ad = [  # le deltoïde éclairé, son pli doux sur le biceps ; le biceps ; le coude ; l'avant-bras
          (ellipse(*a1.at(0.1, -1.4), 3.6, 3.6, a1.deg), SKIN.light, 0.5),
          (ellipse(*a1.at(0.06, -2.0), 1.5, 1.2, a1.deg), SKIN.hi, 0.55),
          (ribbon([a1.at(0.18, 4.6), a1.at(0.34, 1.6), a1.at(0.46, -2.6)], [0.1, 0.7, 0.1]), SKIN.shadow, 0.45),
          (ellipse(*a1.at(0.62, -1.4), 2.6, 1.8, a1.deg), SKIN.light, 0.4),
          (ribbon([a1.at(0.66, 3.4), a1.at(0.86, 3.6), a1.at(1.02, 2.6)], [0.1, 0.8, 0.1]), SKIN.shadow, 0.4),
          (ellipse(*a2.at(0.22, 0.0), 1.0, 0.7, a2.deg), SKIN.shadow, 0.35),
          (ribbon([a2.at(0.1, -2.6), a2.at(0.3, -3.2), a2.at(0.5, -2.8)], [0.1, 0.7, 0.1]), SKIN.light, 0.55)]
    fig.part('narm', arm, SKIN, cel=1.7, rim=0.7, cast=1.2, details=ad,
             cast_on=['torso', 'belt', 'skirt', 'cape', 'shaft', 'butt', 'neck', 'helmet', 'shield', 'sside'])
    # l'épaulière d'or : une plaque bombée qui part du col de la cuirasse et coiffe le haut de l'épaule (le raccord
    # épaule / cuirasse disparaît dessous) ; attachée à la cuirasse, elle ne bascule qu'un peu quand le bras se lève
    rotk = max(-10.0, min(10.0, 0.15 * (((a1.deg - 105.3) + 180) % 360 - 180)))
    UCm = mchain(mT(S[0] - NS0[0], S[1] - NS0[1]), mR(rotk, *NS0))
    Q = lambda pts: [mapp(UCm, p_) for p_ in pts]
    flap = sm(Q([(55.4, 48.6), (50.0, 48.6), (45.4, 49.6), (42.2, 51.8), (40.6, 55.0), (40.8, 58.0), (42.8, 59.2),
                 (46.2, 58.9), (49.6, 58.1), (52.4, 56.9), (54.4, 54.9), (55.8, 51.8)]), t=0.85)
    fdt = [  # le dôme ombré comme une sphère (lumière en haut à droite), le bord roulé du bas, l'éclat
           (flap, ('rad', *mapp(UCm, (51.0, 50.6)), 9.0, 9.0, [(0, GOLD.light), (0.45, GOLD.base), (1, GOLD.shadow)]), 1),
           (sm(Q([(40.9, 56.4), (43.2, 57.4), (46.4, 57.1), (49.8, 56.2), (52.6, 54.9), (54.8, 53.2), (54.4, 54.9),
                  (52.4, 56.9), (49.6, 58.1), (46.2, 58.9), (42.8, 59.2), (40.8, 58.0)])), GOLD.shadow, 0.8),
           (ribbon(Q([(41.4, 55.6), (45.4, 56.2), (49.6, 55.2), (53.4, 53.0)]), [0.1, 0.75, 0.75, 0.2]), GOLD.hi, 0.8),
           (ribbon(Q([(53.4, 50.0), (54.8, 52.0), (54.4, 54.2)]), [0.1, 0.6, 0.1]), GOLD.deep, 0.35),
           (ellipse(*mapp(UCm, (49.8, 51.0)), 2.2, 0.8, -14 + rotk), GOLD.glint, 0.85),
           (ellipse(*mapp(UCm, (50.4, 50.8)), 0.8, 0.35, -14 + rotk), '#ffffff', 0.9)]
    fig.part('nepau', flap, GOLD, cel=1.0, rim=0.7, cast=1.0, details=fdt, cast_on=['narm', 'torso', 'neck'])
    # le poing : le bloc des doigts et la paume jusqu'au poignet, fondus
    block = sm([T(p) for p in out], t=0.85)
    cx = sum(p[0] for p in out) / len(out)
    cy = sum(p[1] for p in out) / len(out)
    C_ = T((cx, cy))
    palm = limb([C_, lerp(C_, W, 0.6), W], [7.6, 6.8, 6.0])
    fist, _ = fuse([block, palm], smooth=0.9, sharp_deg=85)
    fdet = []
    # chaque doigt : un cylindre (le dessus éclairé), son bout arrondi plus clair (les jointures), un pli doux entre
    # deux doigts qui suit l'arrondi ; l'ombre où les bouts des doigts rentrent dans la paume
    for (fa, fb) in fingers:
        mid = (fa + 0.0, fb * 0.45)
        fdet += [(ribbon([T((fa + 0.55, fb + 0.9)), T((fa + 0.6, fb * 0.5)), T((fa + 0.45, fb * 0.05 + 0.4))], [0.1, 0.6, 0.1]), SKIN.light, 0.5),
                 (ellipse(*T((fa + 0.2, fb * 0.9)), 0.85, 0.65, ang), SKIN.hi, 0.5)]
    for c in creases:
        fdet += [(ribbon([T(p) for p in c], [0.1, 0.55, 0.1]), SKIN.deep, 0.55)]
    fdet += [(ribbon([T(p) for p in tuck], [0.1, 0.8, 0.1]), SKIN.shadow, 0.55)]
    fig.part('nfist', fist, SKIN, cel=1.1, rim=0.6, cast=1.0, details=fdet,
             cast_on=['narm', 'shaft', 'butt', 'ring', 'point', 'cape', 'torso', 'shield', 'sside', 'helmet'])
    th = limb([T(p) for p in thumb], wbase)
    tip = T(thumb[-1])
    fig.part('nthumb', th, SKIN, cel=0.7, rim=0.55, cast=0.7, cast_on=['nfist', 'shaft'],
             details=[(ellipse(*lerp(T(thumb[-2]), tip, 0.75), 0.75, 0.5, ang), SKIN.hi, 0.6),
                      (ribbon([T(thumb[1]), T(thumb[2])], [0.1, 0.4]), SKIN.light, 0.4)])
    # le brassard d'or sur l'avant-bras, qui cache le raccord du poignet (découpé dans le bras et le poing)
    L = a2.L
    band = sm([a2(L * 0.42, -6), a2(L + 0.9, -6), a2(L + 0.9, 6), a2(L * 0.42, 6)], sharp=(0, 1, 2, 3), t=0.3)
    sh, _ = fuse([arm, fist], smooth=0.3)
    b = clip(band, sh)
    if b is not None:
        up = -1 if math.cos(math.radians(a2.deg)) < 0 else 1      # le côté du dessus (vers la lumière)
        det = [(ribbon([a2(L * 0.5, 3.0 * up), a2(L * 0.72, 3.1 * up), a2(L * 0.95, 2.9 * up)], [0.1, 1.0, 0.1]), GOLD.hi, 0.75),
               (ribbon([a2(L * 0.5, -2.8 * up), a2(L * 0.72, -2.9 * up), a2(L * 0.95, -2.7 * up)], [0.1, 0.9, 0.1]), GOLD.shadow, 0.65),
               # les deux bords roulés
               (ribbon([a2(L * 0.45, -4.4), a2(L * 0.455, 0), a2(L * 0.45, 4.4)], [0.2, 0.9, 0.2]), GOLD.light, 0.75),
               (ribbon([a2(L * 0.49, -4.4), a2(L * 0.495, 0), a2(L * 0.49, 4.4)], [0.1, 0.5, 0.1]), GOLD.deep, 0.5),
               (ribbon([a2(L + 0.2, -4.4), a2(L + 0.25, 0), a2(L + 0.2, 4.4)], [0.2, 0.8, 0.2]), GOLD.light, 0.6),
               (ellipse(*a2(L * 0.7, 2.0 * up), 1.3, 0.55, a2.deg), GOLD.glint, 0.9)]
        fig.part('nbracer', b, GOLD, cel=0.9, rim=0.6, cast=0.8, cast_on=['narm', 'nfist'], details=det)
    _LAST['near'] = dict(S=S, E=E, W=W, G=G)


# ======================================================================== les images du jeu
def main():
    """berold.svg (grand) et berold-petit.svg (contour plus épais, pour les cases), puis les images du jeu :
    public/art/vecto/knights-1.webp (512 px de haut) et knights-1-160.webp (160 px de haut)."""
    from PIL import Image
    rendu = os.path.join(HERE, '..', 'rendu.cjs')
    pub = os.path.join(ROOT, 'public', 'art', 'vecto')
    os.makedirs(pub, exist_ok=True)
    for name, ow, h, out in (('berold', 0.95, 512, ID_JEU), ('berold-petit', 1.35, 160, ID_JEU + '-160')):
        svg = build(ow=ow).svg()
        path = os.path.join(HERE, name + '.svg')
        open(path, 'w').write(svg)
        png = os.path.join(HERE, name + '.png')
        subprocess.run(['node', rendu, path, png, str(h)], check=True)
        Image.open(png).save(os.path.join(pub, out + '.webp'), 'WEBP', quality=90, method=6)
        print('écrit %s.svg (%d ko) → art/vecto/%s.webp' % (name, len(svg) // 1024, out))
    x0, y0, w, h = FRAME
    print('mesures pour src/game/vecto.ts : [largeur, hauteur, x et y des pieds] =',
          [round(w, 2), round(h, 2), round(FEET[0] - x0, 2), round(FEET[1] - y0, 2)])


if __name__ == '__main__':
    main()
